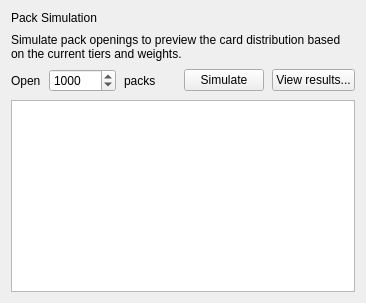
                  <widget class="QWidget" name="packSimulationTab">
                    <attribute name="title">
                      <string>Simulation</string>
                    </attribute>
                    <layout class="QVBoxLayout" name="packSimulationTabLayout">
                      <property name="spacing">
                        <number>8</number>
                      </property>
                      <item>
                        <widget class="QLabel" name="simulationTitle">
                          <property name="sizePolicy">
                            <sizepolicy hsizetype="Preferred" vsizetype="Fixed">
                              <horstretch>0</horstretch>
                              <verstretch>0</verstretch>
                            </sizepolicy>
                          </property>
                          <property name="text">
                            <string>Pack Simulation</string>
                          </property>
                        </widget>
                      </item>
                      <item>
                        <widget class="QLabel" name="simulationHint">
                          <property name="sizePolicy">
                            <sizepolicy hsizetype="Preferred" vsizetype="Fixed">
                              <horstretch>0</horstretch>
                              <verstretch>0</verstretch>
                            </sizepolicy>
                          </property>
                          <property name="text">
                            <string>Simulate pack openings to preview the card distribution based on the current tiers and weights.</string>
                          </property>
                          <property name="wordWrap">
                            <bool>true</bool>
                          </property>
                        </widget>
                      </item>
                      <item>
                        <layout class="QHBoxLayout" name="simulationControls">
                          <item>
                            <widget class="QLabel" name="simulationOpenLabel">
                              <property name="text">
                                <string>Open</string>
                              </property>
                            </widget>
                          </item>
                          <item>
                            <widget class="QSpinBox" name="packSimulationCountSpin">
                              <property name="minimum">
                                <number>1</number>
                              </property>
                              <property name="maximum">
                                <number>1000000</number>
                              </property>
                              <property name="value">
                                <number>1000</number>
                              </property>
                            </widget>
                          </item>
                          <item>
                            <widget class="QLabel" name="simulationPacksLabel">
                              <property name="text">
                                <string>packs</string>
                              </property>
                            </widget>
                          </item>
                          <item>
                            <spacer name="simulationControlsSpacer">
                              <property name="orientation">
                                <enum>Qt::Orientation::Horizontal</enum>
                              </property>
                              <property name="sizeHint" stdset="0">
                                <size>
                                  <width>20</width>
                                  <height>20</height>
                                </size>
                              </property>
                            </spacer>
                          </item>
                          <item>
                            <widget class="QPushButton" name="simulatePackButton">
                              <property name="text">
                                <string>Simulate</string>
                              </property>
                            </widget>
                          </item>
                          <item>
                            <widget class="QPushButton" name="viewPackResultsButton">
                              <property name="text">
                                <string>View results...</string>
                              </property>
                            </widget>
                          </item>
                        </layout>
                      </item>
                      <item>
                        <widget class="QTableWidget" name="packSimulationResultsTable" />
                      </item>
                    </layout>
                  </widget>
